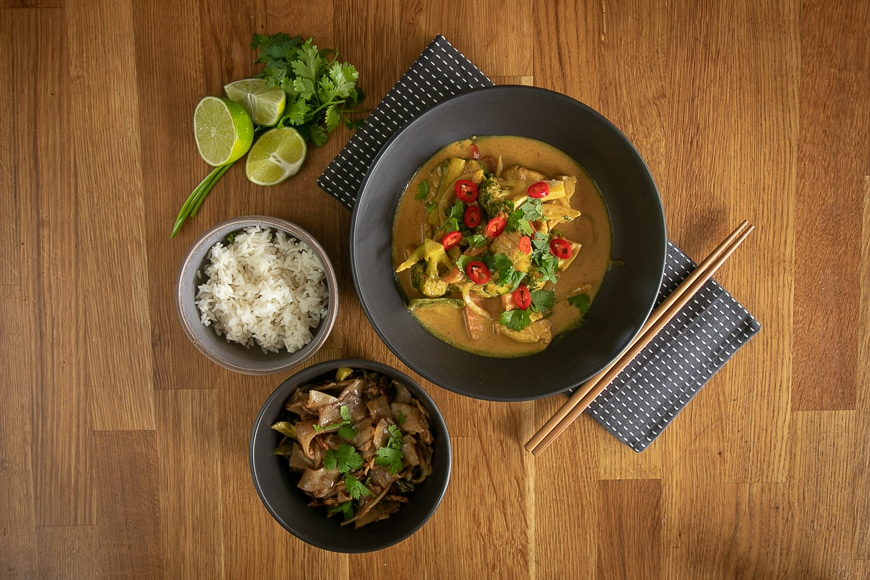
#> input picture images-not-used/shapes5.jpg, 870 x 580 px
$ python -i target_detection.py   (imports and definitions only)
#> lines starting #> are read from the running program, lines starting #| are printed output that depends on the picture; after the words box and inside, x2 and y2 are one past the last pixel; in counts of white or black regions, pixels touching at a corner belong together
import cv2
import numpy as np
from matplotlib import pyplot as plt


def k_means_detection(image_path, total_colors):
    """
    Function that runs k-means algorithm to take out the dominant colors from an image.

    Args:
        image_path (str): The path to the input image.
        total_colors (str): The amount of colors to take out of the image.

    Returns:
        target_image (numpy.ndarray): The image with the dominant colors removed.
    """
#> called with image_path = 'images-not-used/shapes5.jpg', total_colors = 10
    # Locates the targets
    cartoonImage = cv2.imread(image_path)
#> cartoonImage is the input picture: shape (580, 870, 3); mean B, G, R 53, 93.4, 129.4
    k = total_colors
    data = np.float32(cartoonImage).reshape((-1, 3))
    criteria = (cv2.TERM_CRITERIA_EPS + cv2.TERM_CRITERIA_MAX_ITER, 20, 0.001)
    _, _, center = cv2.kmeans(data, k, None, criteria, 10, cv2.KMEANS_RANDOM_CENTERS)
#> center = [[18.92, 62.55, 96.65], [179.3, 201.9, 211.5], [15.14, 35.38, 42.65], [5.36, 15.61, 19.08], [92.81, 151.5, 193.4], [46.74, 57.45, 61.52], [38.14, 81.66, 125.2], [68.9, 121.4, 170.4], [54.54, 100.4, 147.7], [89.97, 95.09, 99.75]]
    center = np.uint8(center)
#> center = [[18, 62, 96], [179, 201, 211], [15, 35, 42], [5, 15, 19], [92, 151, 193], [46, 57, 61], [38, 81, 125], [68, 121, 170], [54, 100, 147], [89, 95, 99]]
    masks = []
    for i in range(k):
        hsv_center = cv2.cvtColor(np.uint8([[center[i]]]), cv2.COLOR_BGR2HSV)[0][0]

        hue_lower = max(0, hsv_center[0] - 180)
        hue_upper = min(180, hsv_center[0] + 180)
        saturation_lower = max(0, hsv_center[1] - 255)
        saturation_upper = min(255, hsv_center[1] + 80)
        value_lower = max(0, hsv_center[2] - 255)
        value_upper = min(255, hsv_center[2] + 50)

        lower_limit1 = np.array([hue_lower, saturation_lower, value_lower], dtype=np.uint8)
        upper_limit1 = np.array([hue_upper, saturation_upper, value_upper], dtype=np.uint8)

        lower_limit2 = np.array([hue_lower, saturation_lower, value_lower], dtype=np.uint8)
        upper_limit2 = np.array([hue_upper, max(0, saturation_upper-150), min(255, value_upper+120)], dtype=np.uint8)

        mask1 = cv2.inRange(cv2.cvtColor(cartoonImage, cv2.COLOR_BGR2HSV), lower_limit1, upper_limit1)
        mask2 = cv2.inRange(cv2.cvtColor(cartoonImage, cv2.COLOR_BGR2HSV), lower_limit2, upper_limit2)
        mask = mask1 | mask2
        masks.append(mask)
#> this loop made 10 passes
#> (hsv_center, saturation_upper, value_upper, upper_limit1, upper_limit2) on passes 1 to 10: ([17, 207, 96], 255, 146, [180, 255, 146], [180, 105, 255]), ([21, 39, 211], 119, 255, [180, 119, 255], [180, 0, 255]), ([22, 164, 42], 244, 92, [180, 244, 92], [180, 94, 212]), ([21, 188, 19], 255, 69, [180, 255, 69], [180, 105, 189]), ([18, 133, 193], 213, 243, [180, 213, 243], [180, 63, 255]), ([22, 63, 61], 143, 111, [180, 143, 111], [180, 0, 231]), ([15, 177, 125], 255, 175, [180, 255, 175], [180, 105, 255]), ([16, 153, 170], 233, 220, [180, 233, 220], [180, 83, 255]), ([15, 161, 147], 241, 197, [180, 241, 197], [180, 91, 255]), ([18, 26, 99], 106, 149, [180, 106, 149], [180, 0, 255])
#> pass 1, in k_means_detection, `mask1 = cv2.inRange(cv2.cvtColor(cartoonImage, cv2.COLOR_BGR2HSV), low..`:
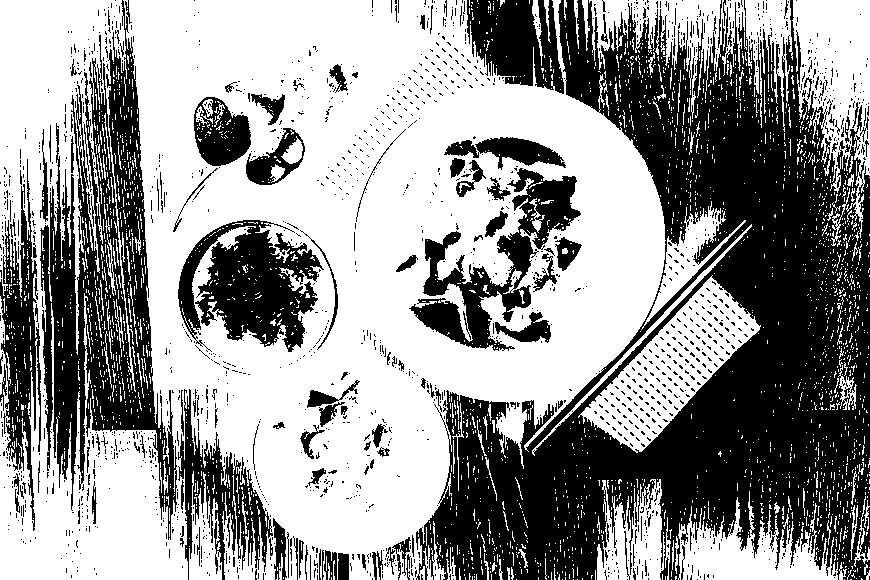
#> mask1: shape (580, 870); 58.8% white; 1764 black regions (1610 under 20 px), largest, box (x1, y1, x2, y2) and area: (416, 0, 870, 580) 118365, (40, 0, 177, 540) 27887, (178, 220, 324, 352) 10899
#> pass 1, in k_means_detection, `mask2 = cv2.inRange(cv2.cvtColor(cartoonImage, cv2.COLOR_BGR2HSV), low..`:
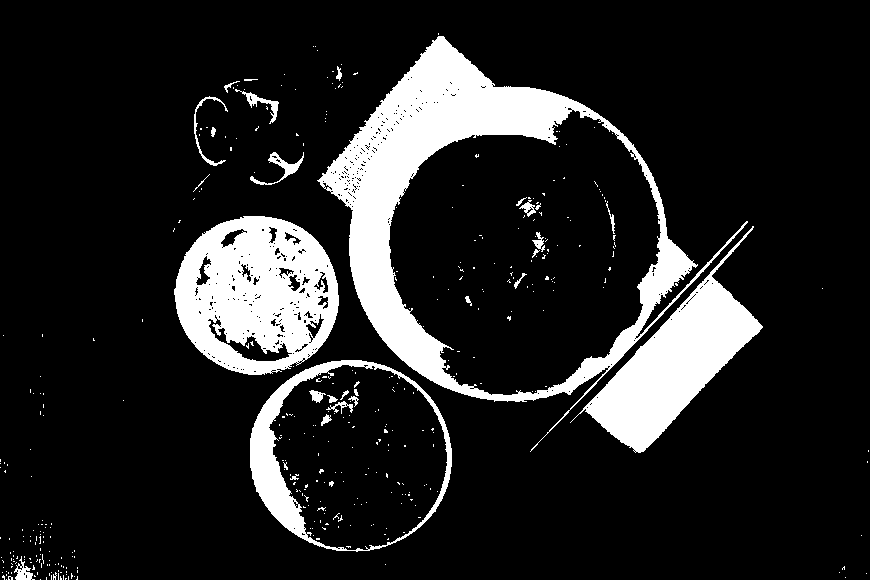
#> mask2: shape (580, 870); 14.3% white; 402 white regions (373 under 20 px), largest, box (x1, y1, x2, y2) and area: (317, 36, 748, 452) 31576, (174, 216, 339, 375) 17968, (570, 226, 763, 453) 13602
#> pass 1, in k_means_detection, `mask = mask1 | mask2`:
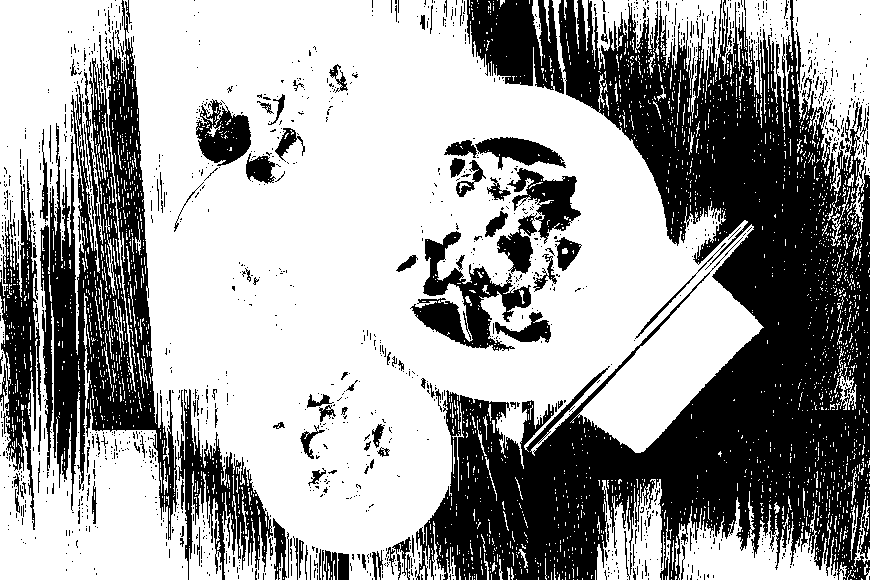
#> mask: shape (580, 870); 62.3% white; 1445 black regions (1287 under 20 px), largest, box (x1, y1, x2, y2) and area: (416, 0, 870, 580) 115826, (40, 0, 177, 540) 27879, (467, 0, 564, 94) 6195
#> pass 2, in k_means_detection, `mask1 = cv2.inRange(cv2.cvtColor(cartoonImage, cv2.COLOR_BGR2HSV), low..`:
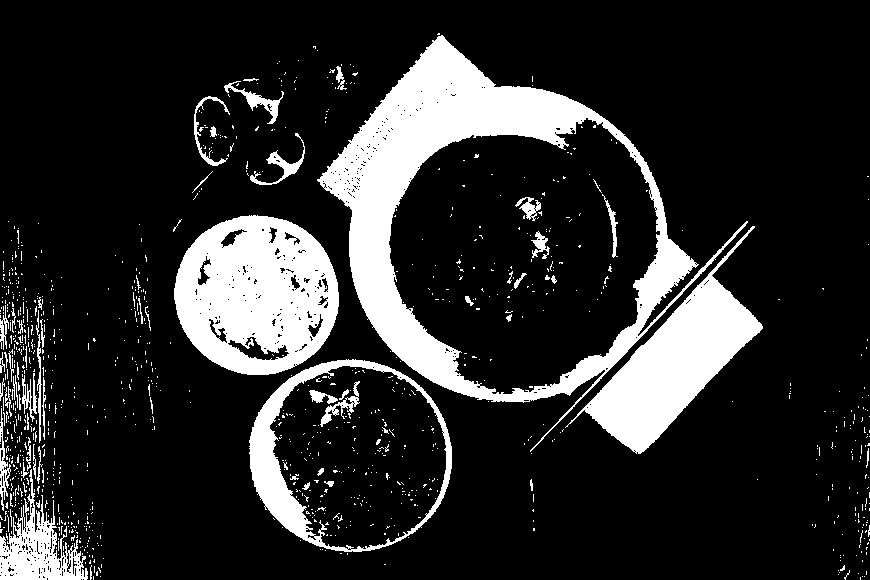
#> mask1: shape (580, 870); 17.1% white; 1071 white regions (1011 under 20 px), largest, box (x1, y1, x2, y2) and area: (317, 35, 748, 452) 34247, (174, 215, 339, 375) 19014, (565, 226, 763, 454) 13858
#> after the loop, masks = 10 items
    result = cartoonImage.copy()
    for mask in masks:
        inverted_mask = cv2.bitwise_not(mask)
        result = cv2.bitwise_and(result, result, mask=inverted_mask)
#> this loop made 10 passes
#> pass 1, in k_means_detection, `result = cv2.bitwise_and(result, result, mask=inverted_mask)`:
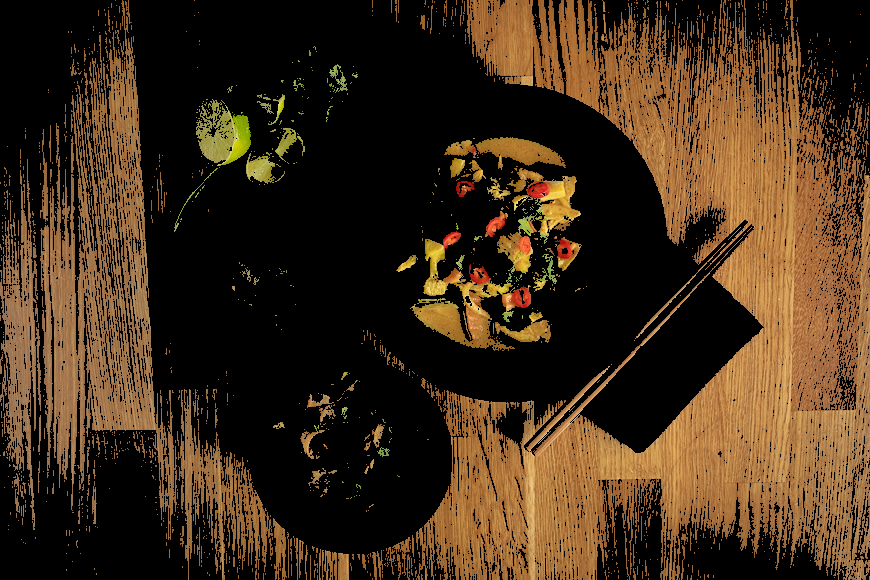
#> result: shape (580, 870, 3); mean B, G, R 24.8, 45, 64.3
#> pass 2, in k_means_detection, `result = cv2.bitwise_and(result, result, mask=inverted_mask)`:
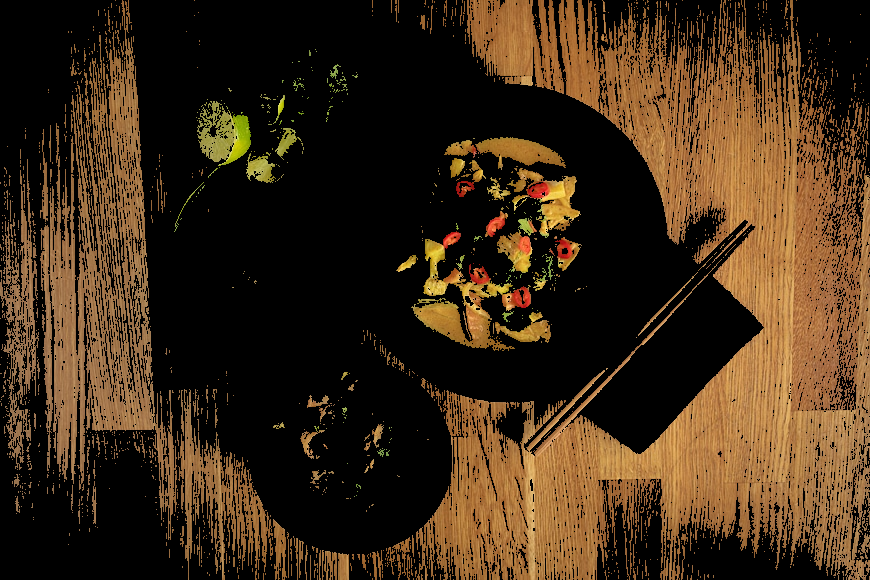
#> result: shape (580, 870, 3); mean B, G, R 23.9, 43.7, 62.7
#> after the loop:
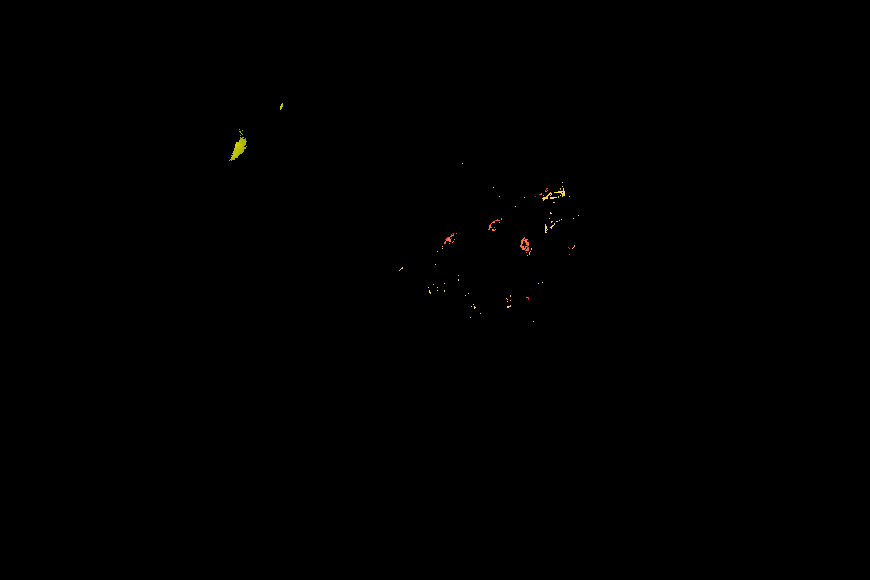
#> result: shape (580, 870, 3); mean B, G, R 0.1, 0.2, 0.2
    cv2.imwrite('final_images/drone.jpg', result)

    target_image = cv2.imread('final_images/drone.jpg')

    return target_image


def reject_outliers(dataset, indices_to_reject):
    """
    Helper function to take targets out of dataset if they have outlier widths & heights.

    Args:
        dataset (list): List of target coordinates and widths, heights.
        indices_to_reject (list): List of indices to run outlier detection and removal on.

    Returns:
        dataset (list): Updated list of target coordinates and widths, heights without outliers.
    """
    for index in indices_to_reject:
        mean = 0
        for list in dataset:
            mean += list[index]

        mean /= len(dataset)

        for i, list in enumerate(dataset):
            if list[index] < 0.5 * mean:
                dataset.pop(i)

    return dataset


def detect_targets(image_path):
    """
    Function to locate and return target coordinates.

    Args:
        image_path (str): The path to the input image.

    Returns:
        locations (list): List of x, y coordinates of each target, as well as corresponding widths and heights.
    """
    target_image = k_means_detection(image_path, 10)

    # finds contours, sets a minimum and maximum area to detect letters
    grayscale_image = cv2.cvtColor(target_image, cv2.COLOR_BGR2GRAY)
    contours, _ = cv2.findContours(grayscale_image, cv2.RETR_EXTERNAL, cv2.CHAIN_APPROX_SIMPLE)
#> contours = 126 contours, 112 with area under 20; largest, box (x1, y1, x2, y2) and area: (520, 175, 577, 244) 1418, (479, 207, 544, 257) 1127, (431, 223, 465, 257) 583, (223, 127, 253, 172) 573, (516, 279, 545, 305) 311
    min_contour_area = 15
    contours = [i for i in contours if cv2.contourArea(i) > min_contour_area]
#> contours = 15 contours, 1 with area under 20; largest, box (x1, y1, x2, y2) and area: (520, 175, 577, 244) 1418, (479, 207, 544, 257) 1127, (431, 223, 465, 257) 583, (223, 127, 253, 172) 573, (516, 279, 545, 305) 311

    locations = []

    # for loop to draw contours for each shape detected
    for cnt in contours:
        x, y, w, h = cv2.boundingRect(cnt)
        dimensions = [x, y, w, h]

        locations.append(dimensions)
#> this loop made 15 passes
#> (x, y, w, h) on passes 1 to 12: (464, 303, 26, 17), (495, 287, 21, 31), (516, 279, 29, 26), (415, 276, 33, 28), (454, 272, 10, 16), (392, 262, 20, 10), (560, 239, 17, 18), (431, 223, 34, 34), (431, 223, 8, 8), (479, 207, 65, 50), (564, 205, 15, 7), (488, 184, 8, 8)
#> after the loop, locations = 15 items, first 6: [464, 303, 26, 17], [495, 287, 21, 31], [516, 279, 29, 26], [415, 276, 33, 28], [454, 272, 10, 16], [392, 262, 20, 10]

    indices_to_reject = [2, 3]
    locations = reject_outliers(locations, indices_to_reject)
#> the loop in reject_outliers, `for index in indices_to_reject:` made 2 passes
#> mean on passes 1 to 2: 26, 29.33
#> after the loop in reject_outliers, `for index in indices_to_reject:`: dataset = [[464, 303, 26, 17], [495, 287, 21, 31], [516, 279, 29, 26], [415, 276, 33, 28], [560, 239, 17, 18], [431, 223, 34, 34], [479, 207, 65, 50], [520, 175, 57, 69], [223, 127, 30, 45], [272, 95, 17, 17]]
#> locations has the same summary as dataset in reject_outliers

    return locations, target_image


# get rid of this after full algorithm is complete
def display_graph(image):
    """
    Function to display a graph showing images.

    Args:
        image (numpy.ndarray): The image to be displayed.

    Returns:
        N/A
    """
    image = cv2.cvtColor(image, cv2.COLOR_BGR2RGB)
    _ = plt.imshow(image)
    plt.show()

>>> result = detect_targets('images-not-used/shapes5.jpg')

$ run again, on images-not-used/quarterImage.png
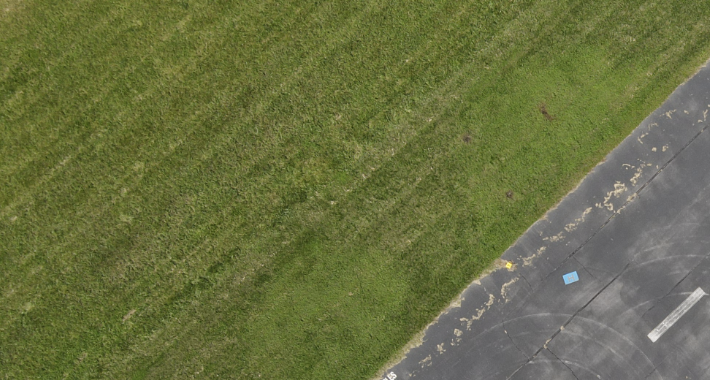
#> input picture images-not-used/quarterImage.png, 710 x 380 px
#> in k_means_detection, cartoonImage is the input picture: shape (380, 710, 3); mean B, G, R 66.2, 111.5, 105.1
#> in k_means_detection, `_, _, center = cv2.kmeans(data, k, None, criteria, 10, cv2.KMEANS_RAND..`: center = [[130.1, 147.3, 151.4], [121.3, 122.4, 123.8], [176.5, 187, 188.4], [27.39, 75.57, 65.76], [108, 107.5, 108.2], [72.47, 129.6, 123.5], [58.83, 117.1, 108.8], [34.98, 87.34, 77.73], [42.08, 96.82, 87.69], [49.75, 106.5, 97.65]]
#> in k_means_detection, `center = np.uint8(center)`: center = [[130, 147, 151], [121, 122, 123], [176, 186, 188], [27, 75, 65], [107, 107, 108], [72, 129, 123], [58, 117, 108], [34, 87, 77], [42, 96, 87], [49, 106, 97]]
#> the loop in k_means_detection, `for i in range(k):` made 10 passes
#> (hsv_center, saturation_upper, value_upper, upper_limit1, upper_limit2) on passes 1 to 7: ([24, 35, 151], 115, 201, [180, 115, 201], [180, 0, 255]), ([15, 4, 123], 84, 173, [180, 84, 173], [180, 0, 255]), ([25, 16, 188], 96, 238, [180, 96, 238], [180, 0, 255]), ([36, 163, 75], 243, 125, [180, 243, 125], [180, 93, 245]), ([0, 2, 108], 82, 158, [180, 82, 158], [180, 0, 255]), ([33, 113, 129], 193, 179, [180, 193, 179], [180, 43, 255]), ([35, 129, 117], 209, 167, [180, 209, 167], [180, 59, 255])
#> pass 1, in k_means_detection, `mask1 = cv2.inRange(cv2.cvtColor(cartoonImage, cv2.COLOR_BGR2HSV), low..`:
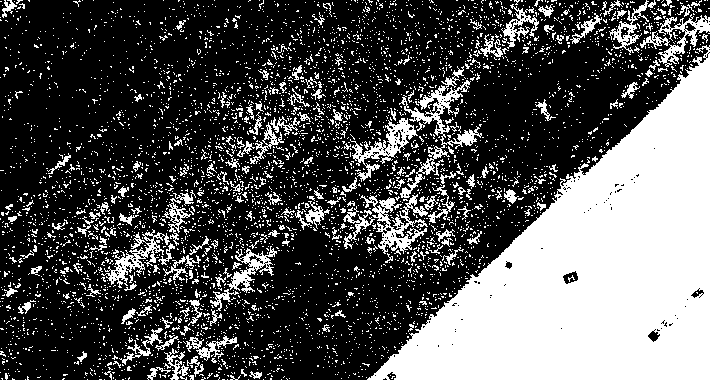
#> mask1: shape (380, 710); 32.9% white; 4811 white regions (4602 under 20 px), largest, box (x1, y1, x2, y2) and area: (367, 45, 710, 380) 55753, (399, 66, 482, 198) 1898, (360, 194, 428, 254) 1389
#> after the loop in k_means_detection, `for i in range(k):`: masks = 10 items
#> the loop in k_means_detection, `for mask in masks:` made 10 passes
#> pass 1, in k_means_detection, `result = cv2.bitwise_and(result, result, mask=inverted_mask)`:
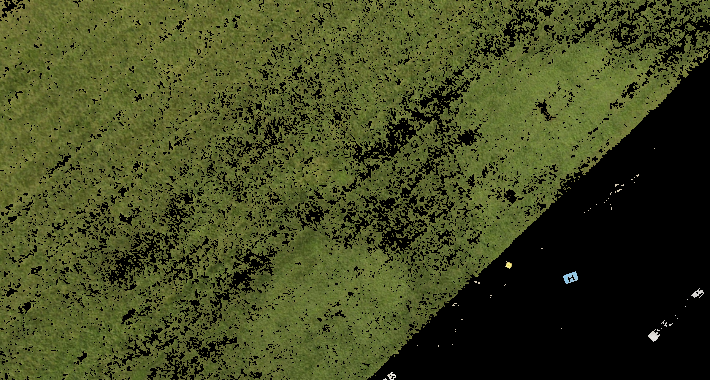
#> result: shape (380, 710, 3); mean B, G, R 33.8, 72.4, 66.3
#> in detect_targets, `contours, _ = cv2.findContours(grayscale_image, cv2.RETR_EXTERNAL, cv2..`: contours = 5 contours, 2 with area under 20; largest, box (x1, y1, x2, y2) and area: (559, 271, 577, 289) 136, (495, 255, 513, 272) 115, (496, 262, 502, 273) 22
#> in detect_targets, `contours = [i for i in contours if cv2.contourArea(i) > min_contour_ar..`: contours = 3 contours; box (x1, y1, x2, y2) and area: (559, 271, 577, 289) 136, (495, 255, 513, 272) 115, (496, 262, 502, 273) 22
#> the loop in detect_targets, `for cnt in contours:` made 3 passes
#> (x, y, w, h) on passes 1 to 3: (559, 271, 18, 18), (496, 262, 6, 11), (495, 255, 18, 17)
#> after the loop in detect_targets, `for cnt in contours:`: locations = [[559, 271, 18, 18], [496, 262, 6, 11], [495, 255, 18, 17]]
#> the loop in reject_outliers, `for index in indices_to_reject:` made 2 passes
#> mean on passes 1 to 2: 14, 17.5
#> after the loop in reject_outliers, `for index in indices_to_reject:`: dataset = [[559, 271, 18, 18], [495, 255, 18, 17]]
